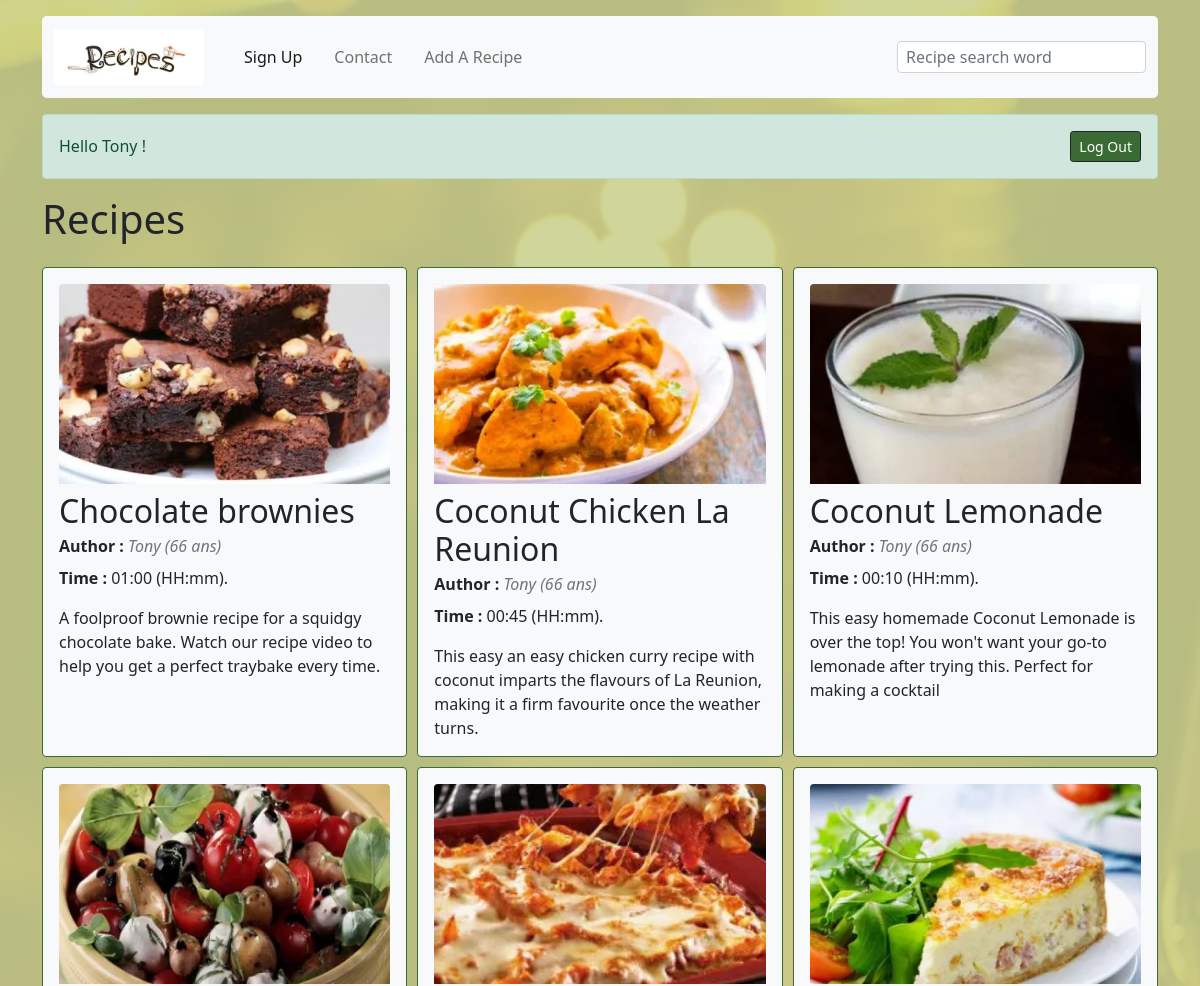
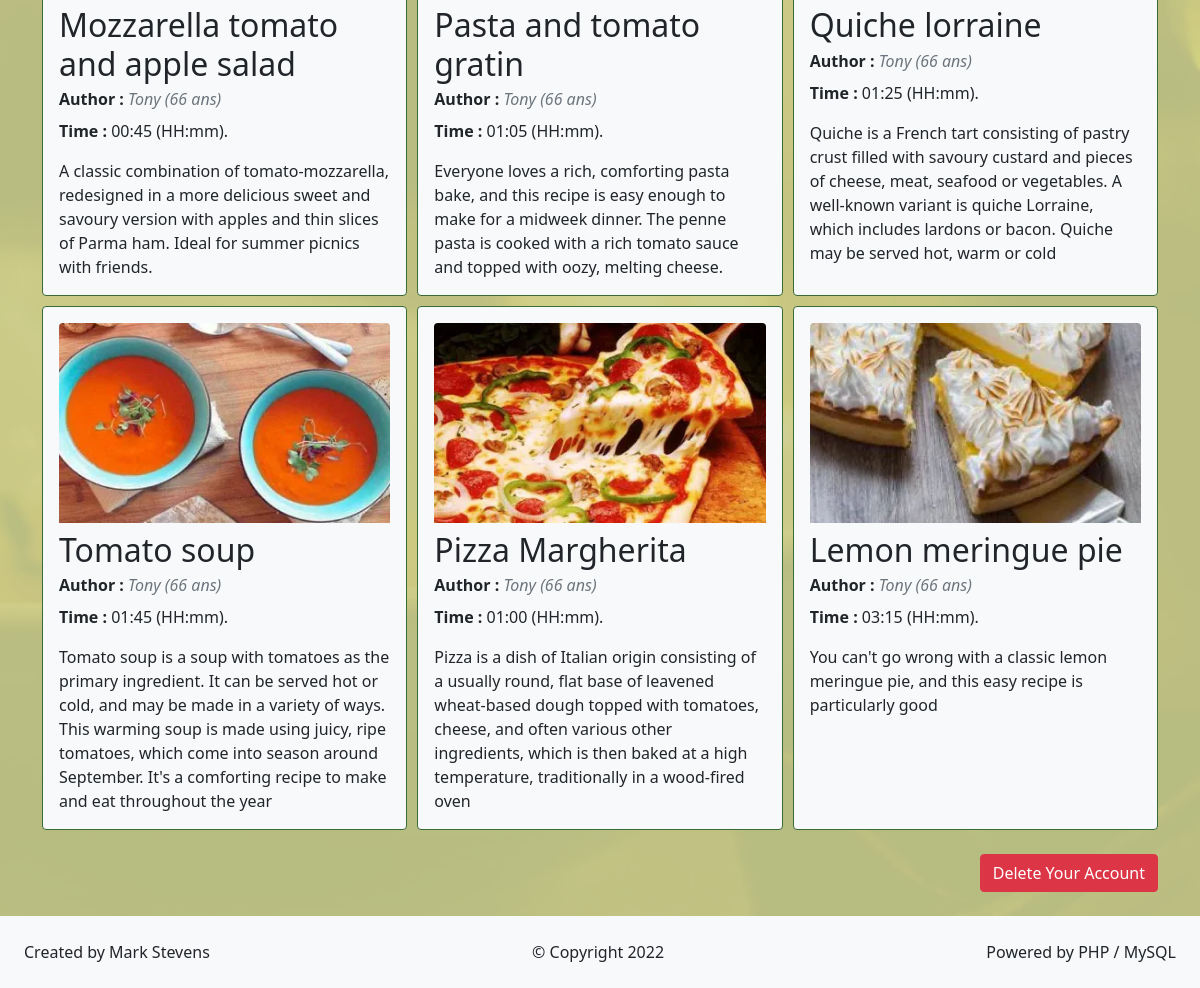
Page / (signed in) on the committed database (2 pictures, top to bottom).
### tables this page shows
CREATE TABLE `users` (
  `user_id` int(11) NOT NULL,
  `full_name` varchar(64) NOT NULL,
  `email` varchar(512) NOT NULL,
  `password` varchar(512) NOT NULL,
  `age` int(11) NOT NULL
);

CREATE TABLE `recipes` (
  `recipe_id` int(11) NOT NULL,
  `title` varchar(128) NOT NULL,
  `summary` text NOT NULL,
  `duration` time NOT NULL,
  `ingredients` text NOT NULL,
  `recipe` text NOT NULL,
  `author` varchar(512) NOT NULL,
  `image` varchar(256) NOT NULL,
  `is_enabled` tinyint(1) NOT NULL
);

### variables/variables.php (called while the page is built, shortened)
<?php
  $usersStatement = $mysqlClient->prepare('SELECT * FROM users');
  $usersStatement->execute();
  $users = $usersStatement->fetchAll();
  $recipesStatement = $mysqlClient->prepare('SELECT * FROM recipes WHERE is_enabled is TRUE');
  $recipesStatement->execute();
  $recipes = $recipesStatement->fetchAll();
  if(isset($_GET['limit']) && is_numeric($_GET['limit'])) {
      $limit = (int) $_GET['limit'];
  } else {
      $limit = 100;
  }
  $rootUrl = (!empty($_SERVER['HTTPS']) ? 'https' : 'http') . '://' . $_SERVER['HTTP_HOST'] . '/';
  ?>

### functions/functions.php (called while the page is built, shortened)
<?php
function displayAuthor(string $authorEmail, array $users) : string
{
    for ($i = 0; $i < count($users); $i++) {
        $author = $users[$i];
        if ($authorEmail === $author['email']) {
            return $author['full_name'] . ' (' . $author['age'] . ' ans)';
        }
    }
    return 'unknown user';
}
function displayName(string $authorEmail, array $users) : string
{
    for ($i = 0; $i < count($users); $i++) {
        $author = $users[$i];
        if ($authorEmail === $author['email']) {
            return $author['full_name'];
        }
    }
    return 'unknown user';
}
function getRecipes(array $recipes, int $limit) : array
{
    $valid_recipes = [];
    $counter = 0;
    foreach($recipes as $recipe) {
        $valid_recipes[] = $recipe;
    }
    return $valid_recipes;
}

### index.php (the view, shortened to what this page needs)
<?php
  include_once($_SERVER['DOCUMENT_ROOT'] . '/config/mysql.php');
  include_once($_SERVER['DOCUMENT_ROOT'] . '/variables/variables.php');
  include_once($_SERVER['DOCUMENT_ROOT'] . "/functions/functions.php");
?>
<!DOCTYPE html>
<html lang="en">
<head>
    <link href="https://cdn.jsdelivr.net/npm/bootstrap@5.0.2/dist/css/bootstrap.min.css" rel="stylesheet">
    <link rel="stylesheet" href="<?php echo($rootUrl.'/css/style.css'); ?>">
</head>
<body class="backOne d-flex flex-column min-vh-100">
  <main class="container">
    <?php include_once($rootPath.'/include/header.php'); ?>
    <?php include_once($rootPath.'/login.php'); ?>
    <?php if(isset($loggedUser)): ?>
      <section class="mb-4">
        <h1 class="mb-4">Recipes</h1>
        <?php if(count($recipes) <1) : ?>
          <div class="d-flex justify-content-center align-items-center" style="height:calc( 100vh - 375px );">
            <p>Sorry, there are no recipes to display ...</p>
          </div>
        <?php else: ?>
          <div class='recipe-container'>
            <?php foreach(getRecipes($recipes, $limit) as $recipe) : ?>
              <article class="recipe-card card bg-light">
                <a class="text-decoration-none text-dark" href="<?php echo($rootUrl)?>recipes/read.php?id=<?php echo($recipe['recipe_id']); ?>">
                  <div class="card-body d-flex flex-column">
                    <img class="recipe-image rounded-top mb-2" src="<?php echo($rootUrl)?>/recipes/images/<?php echo $recipe['image'] ? $recipe['image'] : 'ImageDefault_NO_DELETE.png' ?>" alt="">
                    <h2 class="card-title"><?php echo ucfirst($recipe['title']); ?></h2>
                    <p class="card-subtitle mb-2"><b>Author : </b><i class="text-muted"><?php echo ucfirst(displayAuthor($recipe['author'], $users )); ?></i></p>
                    <p class="card-text"><b>Time : </b><?php echo date("H:i", strtotime($recipe['duration'])); ?> (HH:mm).</p>
                    <p class="card-text"><?php echo $recipe['summary']; ?></p>
                  </div>
                </a>
              </article>
            <?php endforeach ?>
          </div>
        <?php endif; ?>
      </section>
      <div class="text-end">
      <a class="btn btn-danger mb-4" href="<?php echo($rootUrl)?>destroy.php?id=<?php echo($loggedUser['email']); ?>">Delete Your Account</a></d>
    <?php endif; ?>
  </main>
  <?php include_once($rootPath.'/include/footer.php'); ?>
</body>
</html>

### login.php (shortened to what this page needs)
<?php
  include_once($_SERVER['DOCUMENT_ROOT'] . '/config/mysql.php');
  include_once($_SERVER['DOCUMENT_ROOT'] . '/variables/variables.php');
  include_once($_SERVER['DOCUMENT_ROOT'] . "/functions/functions.php");
  $postData = $_POST;
  $email = $postData['email'] ?? "";
  $emailErr = $passwordErr =  "";
  if (isset($_COOKIE['LOGGED_USER']) || isset($_SESSION['LOGGED_USER'])) {
    $loggedUser = [
        'email' => $_COOKIE['LOGGED_USER'] ?? $_SESSION['LOGGED_USER'],
    ];
  }
?>
<?php if(!isset($loggedUser)): ?>
    <form action="index.php" method="post">
        <?php if(isset($errorMessage)) : ?>
            <div class="alert alert-danger alert-dismissible fade show mt-2" role="alert">
                <?php echo($errorMessage); ?>
            <button type="button" class="btn-close" data-bs-dismiss="alert" aria-label="Close"></button>
            </div>
        <?php endif; ?>
        <h1 class="mb-4">Log In</h1>
        <div class="mb-3">
            <label for="email" class="form-label">Email</label>
            <input type="email" class="form-control" id="email" name="email" autocomplete="username" aria-describedby="email-help" placeholder="you@example.com" value="<?php echo $email;?>">
            <div id="email-help" class="form-text">The email used to create the account.</div>
            <span class="text-danger"><?php echo $emailErr; ?></span>
        </div>
        <div class="mb-3">
            <label for="password" class="form-label">Password</label>
            <input type="password" class="form-control" id="password" name="password" autocomplete="current-password" aria-describedby="password-help"  placeholder="........" >
            <div id="password-help" class="form-text">The password used to create the account.</div>
            <span class="text-danger"><?php echo $passwordErr; ?></span>
        </div>
        <button type="submit" class="btn btn-primary">Send</button>
    </form>
    <br />
  <?php else: ?>
    <div class="d-flex align-items-center justify-content-between alert alert-success mt-2" role="alert">
      <p class="mb-0">Hello <?php echo ucfirst(displayName($loggedUser['email'], $users )); ?> !</p>
      <?php include_once($rootPath.'/include/logoutButton.php'); ?>
    </div>
<?php endif; ?>

### css/style.css (style rules this page uses)
body { background: #CBD18F; }
.recipe-container { display: grid; grid-template-columns: repeat(1, 1fr); grid-template-rows: auto; gap: 10px; }
.recipe-card { border: 1px solid #3A6B35; transition: 0.4s; cursor: pointer; }
.recipe-image { object-fit: cover; width: 100%; height: 200px; }
.backOne, .backTwo, .backThree { background: #CBD18F; position: relative; height: 100%; width: 100%; }
.backOne::before { content: ""; background: #CBD18F url("/css/backgrounds/wine-glass.webp") no-repeat center center; background-size: cover; position: absolute; top: 0px; right: 0px; bottom: 0px; left: 0px; opacity: 0.1; z-index: -1; background-attachment: fixed; }
@media screen and (min-width: 768px) { .recipe-container { grid-template-columns: repeat(2, 1fr); } }
@media screen and (min-width: 1140px) { .recipe-container { grid-template-columns: repeat(3, 1fr); } }

### rows in the picture
users: full_name "Tony"
recipes: image (picture), title "Chocolate brownies", author.age "Tony (66 ans)", duration "01:00", summary "A foolproof brownie recipe for a squidgy chocolate bake. Watch our recipe video to help you get a perfect traybake every time."
recipes: image (picture), title "Coconut Chicken La Reunion", author.age "Tony (66 ans)", duration "00:45", summary "This easy an easy chicken curry recipe with coconut imparts the flavours of La Reunion, making it a firm favourite once the weather turns."
recipes: image (picture), title "Coconut Lemonade", author.age "Tony (66 ans)", duration "00:10", summary "This easy homemade Coconut Lemonade is over the top! You won't want your go-to lemonade after trying this. Perfect for making a cocktail"
recipes: image (picture), title "Mozzarella tomato and apple salad", author.age "Tony (66 ans)", duration "00:45", summary "A classic combination of tomato-mozzarella, redesigned in a more delicious sweet and savoury version with apples and thin slices of Parma ham. Ideal for summer picnics with friends."
recipes: image (picture), title "Pasta and tomato gratin", author.age "Tony (66 ans)", duration "01:05", summary "Everyone loves a rich, comforting pasta bake, and this recipe is easy enough to make for a midweek dinner. The penne pasta is cooked with a rich tomato sauce and topped with oozy, melting cheese."
recipes: image (picture), title "Quiche lorraine", author.age "Tony (66 ans)", duration "01:25", summary "Quiche is a French tart consisting of pastry crust filled with savoury custard and pieces of cheese, meat, seafood or vegetables. A well-known variant is quiche Lorraine, which includes lardons or bacon. Quiche may be served hot, warm or cold"
recipes: image (picture), title "Tomato soup", author.age "Tony (66 ans)", duration "01:45", summary "Tomato soup is a soup with tomatoes as the primary ingredient. It can be served hot or cold, and may be made in a variety of ways. This warming soup is made using juicy, ripe tomatoes, which come into season around September. It's a comforting recipe to make and eat throughout the year"
recipes: image (picture), title "Pizza Margherita", author.age "Tony (66 ans)", duration "01:00", summary "Pizza is a dish of Italian origin consisting of a usually round, flat base of leavened wheat-based dough topped with tomatoes, cheese, and often various other ingredients, which is then baked at a high temperature, traditionally in a wood-fired oven"
recipes: image (picture), title "Lemon meringue pie", author.age "Tony (66 ans)", duration "03:15", summary "You can't go wrong with a classic lemon meringue pie, and this easy recipe is particularly good"
